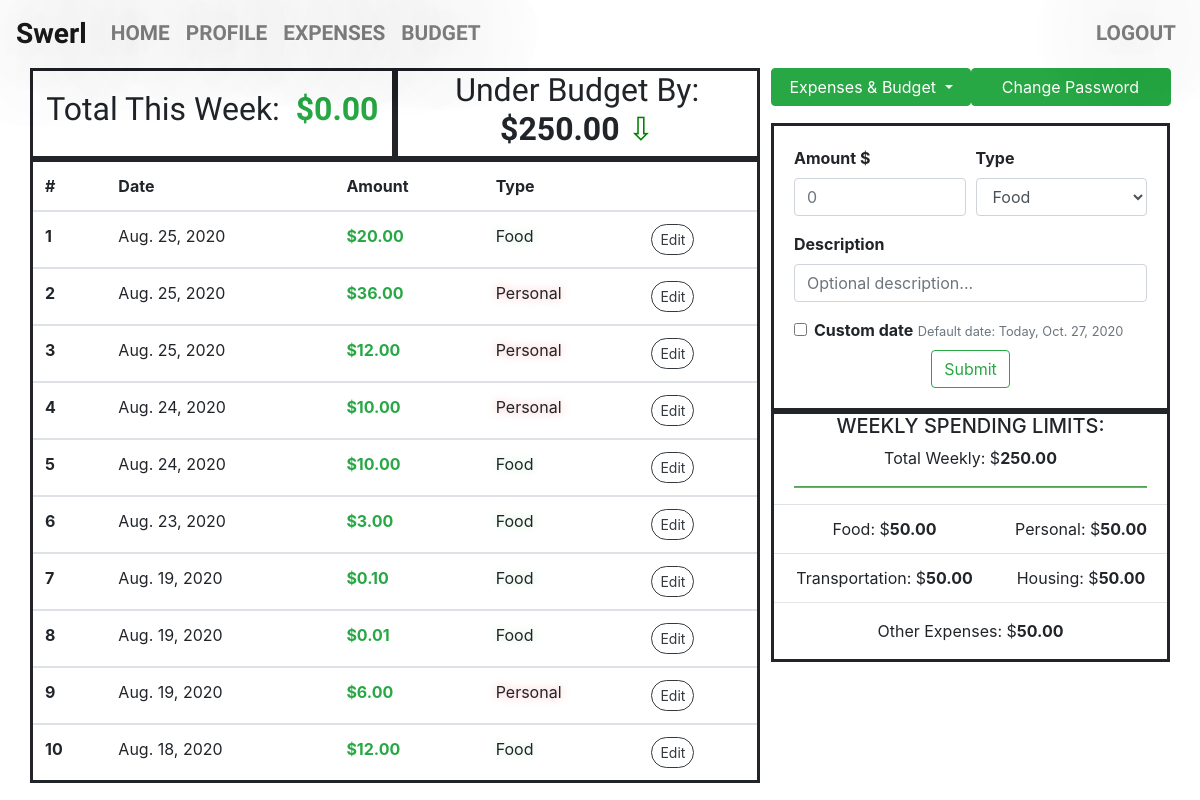
The page /profile/ (signed in) on the database as committed earlier.
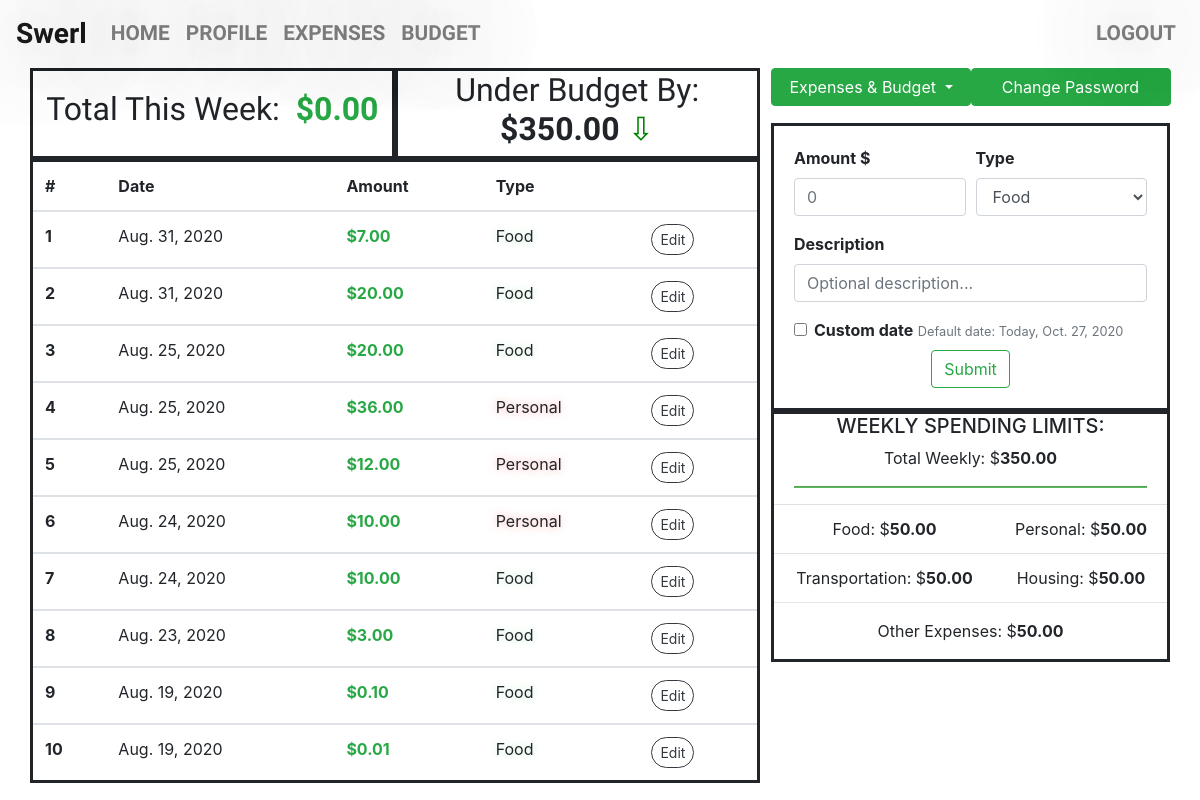
The same page on the database as committed later.
### expenses/models.py (models this page shows, shortened)
class Expense(models.Model):
    amount = models.DecimalField(max_digits=11, decimal_places=2)
    expense_date = models.DateField(default=datetime.now, blank=True)
    description = models.CharField(max_length=100, blank=True)
    expense_type = models.CharField(max_length=100)
    author = models.ForeignKey(settings.AUTH_USER_MODEL, on_delete=models.CASCADE)

### budget/models.py (models this page shows, shortened)
class Budget(models.Model):
    weekly_spending_total = models.DecimalField(max_digits=11, decimal_places=2)
    weekly_food = models.DecimalField(max_digits=11, decimal_places=2)
    weekly_personal = models.DecimalField(max_digits=11, decimal_places=2)
    weekly_transportation = models.DecimalField(max_digits=11, decimal_places=2)
    weekly_housing = models.DecimalField(max_digits=11, decimal_places=2)
    weekly_other = models.DecimalField(max_digits=11, decimal_places=2)
    author = models.ForeignKey(settings.AUTH_USER_MODEL, on_delete=models.CASCADE)

### swerl_profile/views.py (the view)
# urls.py: path("profile/", profile_page, name="profile_page"),
def profile_page(request):
    if request.user.username:
        author_id = request.user.id
        user_expenses = Expense.objects.filter(author=author_id).order_by("-expense_date")[:10]
        user_budgets = Budget.objects.filter(author=author_id).last()
        user_name = request.user.username
        current_wk = datetime.now().isocalendar()[1]
        current_yr = datetime.now().isocalendar()[0]
        wk_expenses_tuple = Expense.objects.filter(
            author=author_id).filter(expense_date__year=current_yr).filter(
            expense_date__week=current_wk).aggregate(Sum("amount"))
        wk_expenses = wk_expenses_tuple["amount__sum"]
        if wk_expenses is None:
            wk_expenses = 0
        if user_budgets is None:
            budget_difference = 0
        else:
            budget_difference = abs(user_budgets.weekly_spending_total - wk_expenses)
        context = {
            "user_expenses": user_expenses,
            "user_name": user_name,
            "current_date": datetime.now().date(),
            "user_budgets": user_budgets,
            "wk_expenses": wk_expenses,
            "budget_difference": budget_difference,
        }
        return render(request, "swerl_profile/swerl_profile.html", context)
    else:
        return HttpResponseRedirect("/signup")

### templates/swerl_profile/swerl_profile.html (shortened to what the changed rows need)
{% extends "base.html" %}
{% block html %}
<html lang="en">
{% endblock html %}
{% block content %}
<div class="div_box_frame div_flex_equal_column"  style="padding: 30px; padding-top: 0px;">
        <div style="width: 65%; max-height: 90%; margin-right: 1%;">
            <div style="width: 100%; display: flex; background: white;">
                <div class="div_small_box">
                    {% if wk_expenses > user_budgets.weekly_spending_total %}
                        <h2>Total This Week: &nbsp; <h2 class="text-danger"> <b>${{ wk_expenses|floatformat:2 }} </b></h2></h2>
                    {% else %}
                        <h2>Total This Week: &nbsp; <h2 class="text-success"> <b>${{ wk_expenses|floatformat:2 }} </b></h2></h2>
                    {% endif %}
                </div>
                <div class="div_small_box">
                    {% if wk_expenses > user_budgets.weekly_spending_total %}
                        <h2 class="h2_arrow_up"> Over Budget By: <b>${{ budget_difference|floatformat:2 }} </b></h2>
                    {% else %}
                        <h2 class="h2_arrow_down">Under Budget By: <b>${{ budget_difference|floatformat:2 }} </b></h2>
                    {% endif %}
                </div>
            </div>
            <div class="table-responsive">
                <table class="table table-hover" style="border: solid; background: white;">
                    <thead>
                    <tr>
                        <th scope="col">#</th>
                        <th scope="col">Date</th>
                        <th scope="col">Amount</th>
                        <th scope="col">Type</th>
                        <th scope="col"></th>
                    </tr>
                    </thead>
                    {% for user_expense in user_expenses %}
                    <tbody>
                        <tr data-toggle="tooltip" title="{{ user_expense.description }}">
                            <th scope="row">
                                {{ forloop.counter }}
                            </th>
                            <td>
                                {{ user_expense.expense_date }}
                            </td>
                            <td class="text-success">
                                <b>${{ user_expense.amount }}</b>
                            </td>
                            {% if user_expense.expense_type == "food" %}
                                <td class="title_case" style="text-shadow: 0 0 10px #C0ECCC;">{{ user_expense.expense_type }}</td>
                            {% elif user_expense.expense_type == "personal" %}
                                <td class="title_case" style="text-shadow: 0 0 10px #F6A8A6;">{{ user_expense.expense_type }}</td>
                            {% elif user_expense.expense_type == "transportation" %}
                                <td class="title_case" style="text-shadow: 0 0 10px #F9F0C1;">{{ user_expense.expense_type }}</td>
                            {% elif user_expense.expense_type == "housing" %}
                                <td class="title_case" style="text-shadow: 0 0 10px #A5C8E4;">{{ user_expense.expense_type }}</td>
                            {% elif user_expense.expense_type == "other" %}
                                <td class="title_case" style="text-shadow: 0 0 10px #F4CDA6;">{{ user_expense.expense_type }}</td>
                            {% endif %}
                            <td>
                                <a class="btn btn-outline-dark btn-sm"
                                   href="{% url 'expenses_paths:update_expense' pk=user_expense.pk %}"
                                   style="border-radius: 20px;">
                                    Edit
                                </a>
                            </td>
                        </tr>
                    </tbody>
                    {% endfor %}
                </table>
            </div>
        </div>
        <div style="width: 35%; max-height: 90%; padding: 0; border:">
            {% if user_budgets is None %}
                <div class="text-center" style="background: white; border: solid; height: 250px;">
                    <h5>WEEKLY SPENDING LIMITS:</h5>
                    <p>Total Weekly: $0.00</p>
                    <hr style="height:1px;background-color:black;width:90%; background-color: #5cb85c;">
                    <br><br>
                    <a class="btn btn-lrg btn-outline-success" href="/expenses/#budget"><b>Set-up Spending Limits</b></a>
                </div>
            {% else %}
                <div class="text-center" style="background: white; border: solid;">
                    <h5>WEEKLY SPENDING LIMITS:</h5>
                    <p>Total Weekly: $<b>{{ user_budgets.weekly_spending_total }} </b></p>
                    <hr style="height:1px;background-color:black;width:90%; background-color: #5cb85c;">
                    <table class="table" style="margin-bottom: 0;">
                        <tbody>
                            <tr>
                                <td>Food: $<b>{{ user_budgets.weekly_food }} </b></td>
                                <td>Personal: $<b>{{ user_budgets.weekly_personal }} </b></td>
                            </tr>
                            <tr>
                                <td>Transportation: $<b>{{ user_budgets.weekly_transportation }} </b></td>
                                <td>Housing: $<b>{{ user_budgets.weekly_housing }} </b></td>
                            </tr>
                        </tbody>
                    </table>
                    <hr style="margin-top: 0;">
                    <p class="text-center">Other Expenses: $<b>{{ user_budgets.weekly_other }} </b></p>
                </div>
            </div>
        {% endif %}
</div>
{% endblock content %}

Rows that differ between the two databases and show on the page:
no longer on this page (row unchanged): Expense: expense_date "Aug. 19, 2020", amount "6.00", expense_type "Personal"
no longer on this page (row unchanged): Expense: expense_date "Aug. 18, 2020", amount "12.00", expense_type "Food"
no longer on this page (row unchanged): Budget: weekly_spending_total "250.00", weekly_food "50.00", weekly_personal "50.00", weekly_transportation "50.00", weekly_housing "50.00", weekly_other "50.00"
added Expense: expense_date "Aug. 31, 2020", amount "7.00", expense_type "Food"
added Expense: expense_date "Aug. 31, 2020", amount "20.00", expense_type "Food"
added Budget: weekly_spending_total "350.00", weekly_food "50.00", weekly_personal "50.00", weekly_transportation "50.00", weekly_housing "50.00", weekly_other "50.00"
Other text that changed with them:
{{ budget_difference|floatformat:2 }}: "250.00" → "350.00"
